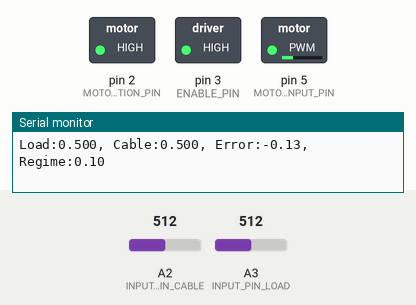
Recording of a sketch running on a simulated Arduino Nano, built with avr-gcc and run on an emulated ATmega328P. On the bench: switched loads named in the sketch (green lamp = pin HIGH), the last lines printed to the serial monitor. Inputs (shaded band) come from the test bench; at power-on: A3 (INPUT_PIN_LOAD) = 512, A2 (INPUT_PIN_CABLE) = 512.

Above: at 1.2 s.
1.3 s: A3 (INPUT_PIN_LOAD) set to 673
At 2.5 s:
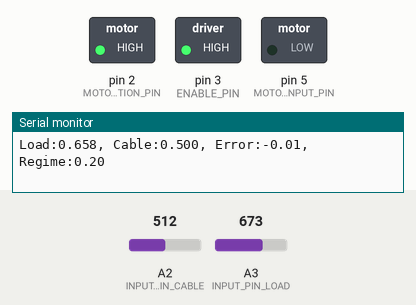
2.8 s: A3 (INPUT_PIN_LOAD) set to 692
5.8 s: A2 (INPUT_PIN_CABLE) set to 531
8.8 s: A2 (INPUT_PIN_CABLE) set to 306
At 9.4 s:
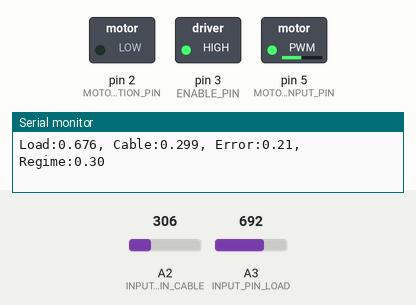
10.3 s: A3 (INPUT_PIN_LOAD) set to 716
At 10.8 s:
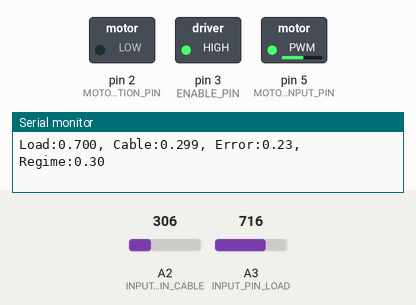
11.8 s: A2 (INPUT_PIN_CABLE) set to 900
At 12.8 s:
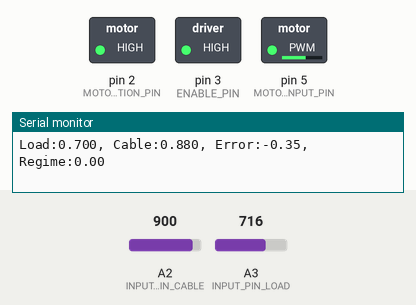
Timing chart, 0 to 14.3 s (numbered marks = the images above; inputs shaded):
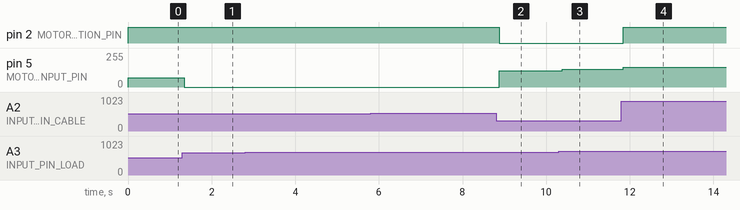

The sketch:

capstone_team37_small_controls_board_motor_test.ino
```cpp
///////////////////////////////////////////////////////////////////////////////////////////
//
//  Title: Control System 2D Test Board
//  Capstone Team: 37
//  Authors: Tyler Dickson, Joseph Edmund, Isaac Sorensen
//
//  Description: This is a body of code to test the controls system of the wearable lift
//    assist device (Herculift Device) by using a 2D mockup of the system.
//
///////////////////////////////////////////////////////////////////////////////////////////

/****************************************Libraries****************************************/

// #include PID.h

/****************************************Macros****************************************/

//Per the Arduino Nano documentation, pins 3, 5, 6, 9, 10, and 11 support pulse width modulation (PWM).
//The PWM pins 5 and 6 are connected to a 16-bit timer and run at a default frequency of 976.56Hz.
//The PWM pins 3, and 11 are connected to Timer 0? in the ATmega168p microcontroller chip.
//The PWM pins 9, and 10 are connected to Timer 2? in the ATmega168p microcontroller chip.
//This will be important for modifying the default frequencies supported by the PWM pins (controlled by the timers).

//Pins connected to L298N motor controller.
#define MOTOR_DIRECTION_PIN 2
#define ENABLE_PIN 3
#define READY_PIN 4
#define MOTOR_PWM_INPUT_PIN 5


//Pin for strain gauge amplifier for the load. Pin 16 corresponds to pin A3.
#define INPUT_PIN_LOAD 17

//Pin for strain gauge amplifier for the cable. Pin 17 corresponds to pin A2.
#define INPUT_PIN_CABLE 16

//Define values in which errorToPWM() will change functionality.
#define ERROR_ZONE_VAL 0.05
#define MOVE_ZONE_VAL 0.25

#define MAX_MOTOR_PWM 150
#define MIN_MOTOR_PWM 20

//Define the sample period. This is used for load_scale.get_units() in the HX711 library.
// #define SAMPLE_PERIOD 1

//Define a number to use as the scaled value of the load tension.
#define WEIGHT_ASSIST_FACTOR 0.75

/****************************************Variables****************************************/

//Define variables for load cell readings & calibration factors.
double load_scale_reading; // load cell value
double cable_scale_reading; // load cell value
double timeVar; // variable to track time

//Create a variable to hold the value of the weight of the load. It will be scaled by WEIGHT_ASSIST_FACTOR.
double scaledTensionHandle;

//Enum to simplify motor movement.
enum MotorMotion{UP, DOWN, NONE};

//Enum to categorize the motor movement regime.
enum MovementRegime{MAX_UP_REGIME, UP_REGIME, NONE_REGIME, DOWN_REGIME, MAX_DOWN_REGIME};

/****************************************Function Declarations****************************************/

// This is the built-in Arduno map function but with the double data type instead of the long data type.
//Parameters:
//  x- the number to map.
//  in_min- the lower bound of the value's current range.
//  in_max- the upper bound of the value's current range.
//  out_in- the lower bound of the value's target range.
//  out_max- the upper bound of the value's target range.
double mapDouble(double x, double in_min, double in_max, double out_min, double out_max);

//This function wraps the logic of motor control into a simple command.
//Parameters:
//  direction- uses the MotorMotion enum to specify UP, DOWN, or NONE.
//  dutyCycle- specify the duty cycle to run the motors at.
void moveMotor(MotorMotion direction, int dutyCycle);

//This function simply calculates the difference between the tension measured by the load and the tension measured by the cable.
//In other words, the error is the difference between the desired tension (cable value) and the actual tension (scaled load value).
//The value read by the tension sensor in the handle is scaled down before being passed into this function.
//Parameters:
//  scaledTensionHandle- A double to hold the scaled value read in by the force sensor attatched to the load.
//  tensionCable- A double to hold the value read in by the force sensor attatched to the cable.
double calculateError(double scaledTensionHandle, double tensionCable);

//A function that takes in the error in load and cable tension and converts that into a PWM value for the L298N motor controller.
//It returns an enumerated type that allows for diagnosis of which part of the function is being called.
//Parameters:
//  errorVal- the value returned from calculateError().
enum MovementRegime errorToPWM(double errorVal);

/****************************************Main****************************************/

void setup() {
  //Set the pins as output.
  //These pins will control the motors by interfacing with the L298N Motor controller.
  pinMode(MOTOR_PWM_INPUT_PIN, OUTPUT);
  pinMode(MOTOR_DIRECTION_PIN, OUTPUT);
  pinMode(ENABLE_PIN, OUTPUT);
  pinMode(READY_PIN, INPUT);

  //Set the enable pin high.
  digitalWrite(ENABLE_PIN, HIGH);

  //Set the direction pin high.
  digitalWrite(MOTOR_DIRECTION_PIN, HIGH);

  Serial.begin(9600);
  while (!Serial) {
   ; //Wait for serial port to connect. Needed for native USB port only.
  }
  analogReference(INTERNAL); // Set the internal reference voltage to 1.1V
}

void loop() {
  // unsigned long startTime = millis(); // Record the start time

  //Read and normalize the values from the strain gauges. A decimal percentage of
  load_scale_reading = analogRead(INPUT_PIN_LOAD)/1023.0;
  cable_scale_reading = analogRead(INPUT_PIN_CABLE)/1023.0;

  //Scale the value of the tension from the handle.
  // scaledTensionHandle = WEIGHT_ASSIST_FACTOR * load_scale_reading;

  Serial.print("Load:");
  Serial.print(load_scale_reading, 3);
  Serial.print(", ");
  Serial.print("Cable:");
  Serial.print(cable_scale_reading, 3);
  Serial.print(", ");
  Serial.print("Error:");
  Serial.print(calculateError(load_scale_reading, cable_scale_reading));

  //Adjust the motor based on the read handle sensor data.
  enum MovementRegime movementRegime = errorToPWM(calculateError(load_scale_reading, cable_scale_reading));
  Serial.print(", ");
  Serial.print("Regime:");
  Serial.println((double) movementRegime/10.0);

  delayMicroseconds(100); // Wait and increase the sampling rate
}

/****************************************Function Definitions****************************************/

double mapDouble(double x, double in_min, double in_max, double out_min, double out_max)
{
  return (x - in_min) * (out_max - out_min) / (in_max - in_min) + out_min;
}

void moveMotor(MotorMotion direction, int dutyCycle) {
    switch (direction) {
      case UP:
        //When going UP put the direction pin of the motor control driver LOW.
        analogWrite(MOTOR_PWM_INPUT_PIN, dutyCycle);
        digitalWrite(MOTOR_DIRECTION_PIN, LOW);
        break;
      case DOWN:
        //When going UP put the direction pin of the motor control driver HIGH.
        analogWrite(MOTOR_PWM_INPUT_PIN, dutyCycle);
        digitalWrite(MOTOR_DIRECTION_PIN, HIGH);
        break;
      case NONE:
        //The driver naturally pulls the pin high so put the direction pin HIGH.
        analogWrite(MOTOR_PWM_INPUT_PIN, 0);
        digitalWrite(MOTOR_DIRECTION_PIN, HIGH);
        break;
    }
}

double calculateError(double scaledTensionHandle, double tensionCable) {
  return WEIGHT_ASSIST_FACTOR * scaledTensionHandle - tensionCable;
}
//                              PWM
//                              ||
// ________________             ||             ________________<- MAX DUTY CYCLE
//                |\            ||            /|
//                | \           ||           / |
//                |  \          ||          /  |
//                |   \         ||         /   |
//                |    \        ||        /    |
//                |     \       ||       /     |
//                |      \______||______/<-----|----------------- MIN DUTY CYCLE (0)
// ===============|======|======||======|======|=============== Error
//                |      |      ||      |      |
//             -MOVE  -ERROR          ERROR   MOVE
//              ZONE   ZONE           ZONE    ZONE
//              VAL    VAL            VAL     VAL

 enum MovementRegime errorToPWM(double errorVal) {
  if(errorVal < -MOVE_ZONE_VAL) {
    //Move the motor down at the max value when the error value is too negetive (Safety feature to prevent excessive motor speed).
    moveMotor(DOWN, MAX_MOTOR_PWM);
    // Serial.println("MAX DOWN regime");
    return MAX_UP_REGIME;
  } else if(errorVal > -MOVE_ZONE_VAL && errorVal < -ERROR_ZONE_VAL) {
    //Move the motor down at a linear rate between the (x, y) points (-MOVE_ZONE_VAL, MAX_MOTOR_PWM) and (-ERROR_ZONE_VAL, 0).
    double mappedDouble = mapDouble(errorVal, -MOVE_ZONE_VAL, -ERROR_ZONE_VAL, MAX_MOTOR_PWM, MIN_MOTOR_PWM);
                // double mapDouble(double x, double in_min, double in_max, double out_min, double out_max)
                // return (x - in_min) * (out_max - out_min) / (in_max - in_min) + out_min;

    // Serial.
    // Serial.print(mappedDouble);
    moveMotor(DOWN,mappedDouble);
    // moveMotor(DOWN, 50);
    // Serial.println("DOWN regime");
    return UP_REGIME;
  } else if(errorVal > -ERROR_ZONE_VAL && errorVal < ERROR_ZONE_VAL) {
    //Stop the motor when errorVal is within a certain margin of error defined by 2 * ERROR_ZONE_VAL.
    moveMotor(NONE, 0);
    // Serial.println("NONE regime");
    return NONE_REGIME;
  } else if(errorVal > ERROR_ZONE_VAL && errorVal < MOVE_ZONE_VAL) {
    //Move the motor down at a linear rate between the (x, y) points (ERROR_ZONE_VAL, 0) and (MOVE_ZONE_VAL, MAX_MOTOR_PWM).
    double mappedDouble = mapDouble(errorVal, ERROR_ZONE_VAL, MOVE_ZONE_VAL, MIN_MOTOR_PWM, MAX_MOTOR_PWM);
    // Serial.print(mappedDouble);
    moveMotor(UP, mappedDouble);
    // moveMotor(UP, 50);
    // Serial.println("UP regime");
    return DOWN_REGIME;
  } else {
    //Move the motor down at the max value when the error value is too positive (Safety feature to prevent excessive motor speed).
    moveMotor(UP, MAX_MOTOR_PWM);
    // Serial.println("MAX UP regime");
    return MAX_DOWN_REGIME;
  }
}
```

Measured:
- after the input at 1.3 s, pin 5 (MOTOR_PWM_INPUT_PIN): 68/255 → 0/255 after 0.05 s
- after the input at 8.8 s, pin 2 (MOTOR_DIRECTION_PIN): HIGH → LOW after 0.07 s; pin 5 (MOTOR_PWM_INPUT_PIN): 0/255 → 122/255 after 0.07 s
- after the input at 10.3 s, pin 5 (MOTOR_PWM_INPUT_PIN): 122/255 → 134/255 after 0.08 s
- after the input at 11.8 s, pin 2 (MOTOR_DIRECTION_PIN): LOW → HIGH at once; pin 5 (MOTOR_PWM_INPUT_PIN): 134/255 → 150/255 at once
